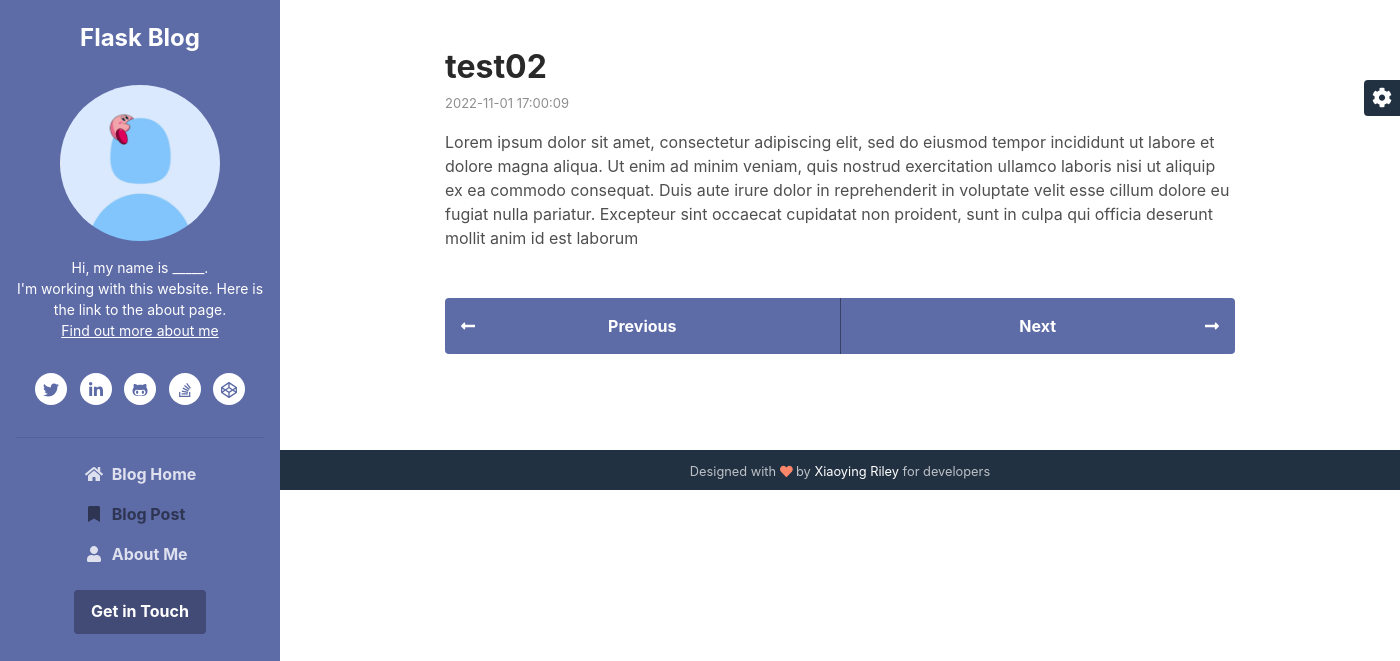
The page /blogpost_bp/2 on the database its author committed.
### tables this page shows
CREATE TABLE post(
  id INTEGER PRIMARY KEY AUTOINCREMENT,
  created TIMESTAMP NOT NULL DEFAULT CURRENT_TIMESTAMP,
  title TEXT NOT NULL,
  body TEXT NOT NULL
);

### blogpost.py (the view)
@blogpost_bp.route('/blogpost_bp/<id>')
def blog_post(id):
    db = sqlite3.connect("instance/posts.sqlite")
    blog_title, blog_created, blog_body = db.execute("""
        SELECT title, created, body FROM post WHERE id = ?
    """,(id,)).fetchone()
    return render_template("blog-post.html", title=blog_title, created=blog_created, body=blog_body)

### templates/blog-post.html (shortened to what this page needs)
{% extends "base.html" %}
{% block head %}
<link rel="stylesheet" href="//cdnjs.cloudflare.com/ajax/libs/highlight.js/9.14.2/styles/monokai-sublime.min.css">
{% endblock head %}
{% block navbar_nav %}
<ul class="navbar-nav flex-column text-left">
	<li class="nav-item">
		<a class="nav-link" href="{{url_for('index')}}"><i class="fas fa-home fa-fw mr-2"></i>Blog Home
			<span class="sr-only">(current)</span></a>
	</li>
	<li class="nav-item active">
		<a class="nav-link" href="{{url_for('bloglist')}}"><i class="fas fa-bookmark fa-fw mr-2"></i>Blog
			Post</a>
	</li>
	<li class="nav-item">
		<a class="nav-link" href="{{url_for('about')}}"><i class="fas fa-user fa-fw mr-2"></i>About
			Me</a>
	</li>
</ul>
{% endblock navbar_nav %}
{% block content %}
<div class="main-wrapper">
	<article class="blogpost px-3 py-5 p-md-5">
		<div class="container">
			<header class="blogpost-header">
				<h2 class="title mb-2">{{title}}</h2>
				<div class="meta mb-3"><span class="date">{{created}}</span></div>
			</header>
			<div class="blogpost-body">
				{{body}}
			</div>
			<nav class="blog-nav nav nav-justified my-5">
				<a class="nav-link-prev nav-item nav-link rounded-left" href="{{url_for('index')}}">Previous<i
						class="arrow-prev fas fa-long-arrow-alt-left"></i></a>
				<a class="nav-link-next nav-item nav-link rounded-right" href="{{url_for('bloglist')}}">Next<i
						class="arrow-next fas fa-long-arrow-alt-right"></i></a>
			</nav>
		</div>
	</article>
	<footer class="footer text-center py-2 theme-bg-dark">
		<small class="copyright">Designed with <i class="fas fa-heart" style="color: #fb866a;"></i> by <a
				href="http://themes.3rdwavemedia.com" target="_blank">Xiaoying Riley</a> for developers</small>
	</footer>
</div>
{% endblock content %}

### rows shown on the page
post: title "test02", created "2022-11-01 17:00:09", body "Lorem ipsum dolor sit amet, consectetur adipiscing elit, sed do eiusmod tempor incididunt ut labore et dolore magna aliqua. Ut enim ad minim veniam, quis nostrud exercitation ullamco laboris nisi ut aliquip ex ea commodo consequat. Duis aute irure dolor in reprehenderit in voluptate velit esse cillum dolore eu fugiat nulla pariatur. Excepteur sint occaecat cupidatat non proident, sunt in culpa qui officia deserunt mollit anim id est laborum"
